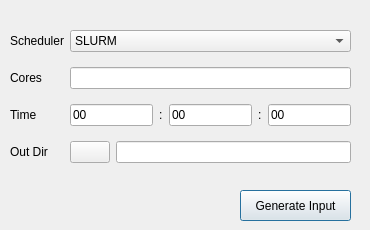
<?xml version="1.0" encoding="UTF-8"?>
<ui version="4.0">
 <class>DialogGenerateHPCInput</class>
 <widget class="QDialog" name="DialogGenerateHPCInput">
  <property name="geometry">
   <rect>
    <x>0</x>
    <y>0</y>
    <width>370</width>
    <height>230</height>
   </rect>
  </property>
  <property name="windowTitle">
   <string>Dialog</string>
  </property>
  <widget class="QPushButton" name="pushButtonGenerateInput">
   <property name="geometry">
    <rect>
     <x>240</x>
     <y>190</y>
     <width>111</width>
     <height>31</height>
    </rect>
   </property>
   <property name="text">
    <string>Generate Input</string>
   </property>
  </widget>
  <widget class="QLabel" name="labelMsg">
   <property name="geometry">
    <rect>
     <x>20</x>
     <y>200</y>
     <width>221</width>
     <height>20</height>
    </rect>
   </property>
   <property name="text">
    <string/>
   </property>
  </widget>
  <widget class="QWidget" name="">
   <property name="geometry">
    <rect>
     <x>10</x>
     <y>21</y>
     <width>341</width>
     <height>151</height>
    </rect>
   </property>
   <layout class="QGridLayout" name="gridLayout">
    <item row="0" column="1" colspan="2">
     <widget class="QComboBox" name="comboBoxScheduler">
      <item>
       <property name="text">
        <string>SLURM</string>
       </property>
      </item>
      <item>
       <property name="text">
        <string>PBS</string>
       </property>
      </item>
     </widget>
    </item>
    <item row="2" column="0">
     <widget class="QLabel" name="labelTime">
      <property name="text">
       <string>Time</string>
      </property>
     </widget>
    </item>
    <item row="1" column="1" colspan="2">
     <widget class="QLineEdit" name="lineEditCores"/>
    </item>
    <item row="3" column="1">
     <widget class="QPushButton" name="pushButtonOutDir">
      <property name="text">
       <string/>
      </property>
     </widget>
    </item>
    <item row="3" column="0">
     <widget class="QLabel" name="labelOutDir">
      <property name="text">
       <string>Out Dir</string>
      </property>
     </widget>
    </item>
    <item row="0" column="0">
     <widget class="QLabel" name="labelScheduler">
      <property name="text">
       <string>Scheduler</string>
      </property>
     </widget>
    </item>
    <item row="3" column="2">
     <widget class="QLineEdit" name="lineEditOutDir"/>
    </item>
    <item row="1" column="0">
     <widget class="QLabel" name="labelCores">
      <property name="text">
       <string>Cores</string>
      </property>
     </widget>
    </item>
    <item row="2" column="1" colspan="2">
     <layout class="QHBoxLayout" name="horizontalLayout">
      <item>
       <widget class="QLineEdit" name="lineEditTimeHour">
        <property name="text">
         <string>00</string>
        </property>
       </widget>
      </item>
      <item>
       <widget class="QLabel" name="label">
        <property name="text">
         <string>:</string>
        </property>
       </widget>
      </item>
      <item>
       <widget class="QLineEdit" name="lineEditTimeMinute">
        <property name="text">
         <string>00</string>
        </property>
       </widget>
      </item>
      <item>
       <widget class="QLabel" name="label_2">
        <property name="text">
         <string>:</string>
        </property>
       </widget>
      </item>
      <item>
       <widget class="QLineEdit" name="lineEditTimeSecond">
        <property name="text">
         <string>00</string>
        </property>
       </widget>
      </item>
     </layout>
    </item>
   </layout>
  </widget>
 </widget>
 <resources/>
 <connections/>
</ui>
